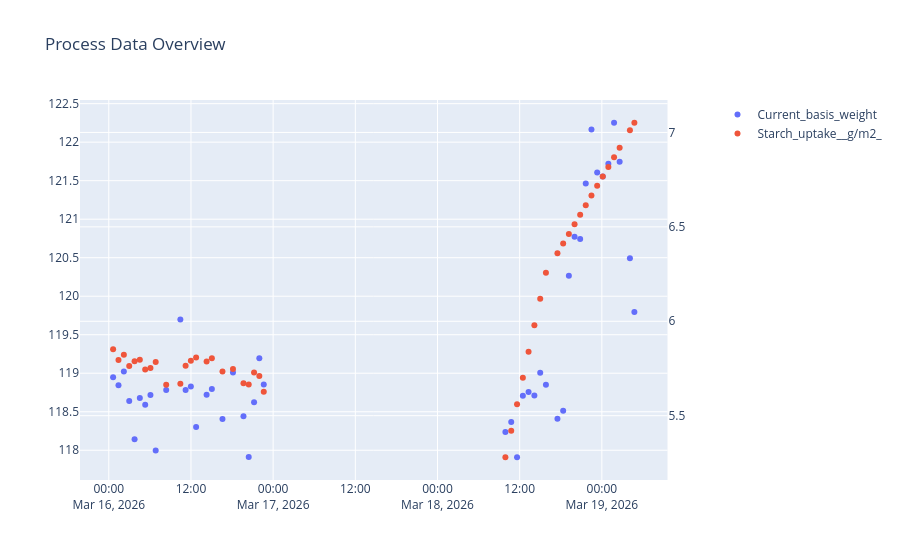

The cell this chart's notebook holds for it:
### Code cell
out = ask("show current basis weight and starch uptake not top bottom in secondary axis for grade 6010120 in week 12")
